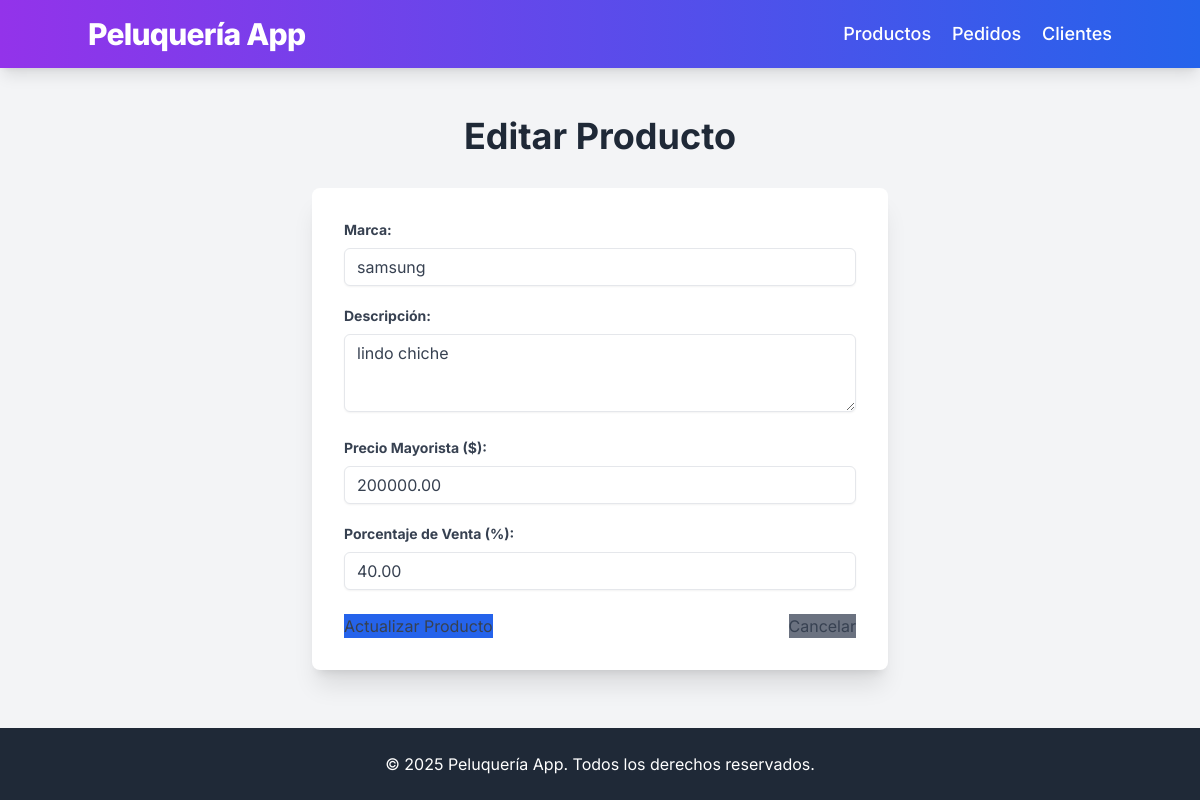
The page /products/edit/1 on the database its author committed.
### app/models.py (models this page shows, shortened)
class Product(db.Model):
    id = db.Column(db.Integer, primary_key=True)
    brand = db.Column(db.String(100), nullable=False) # Marca del producto
    description = db.Column(db.String(255), nullable=False) # Descripción del producto
    wholesale_price = db.Column(db.Float, nullable=False) # Precio mayorista por unidad
    sale_percentage = db.Column(db.Float, nullable=False) # Porcentaje de venta (ej: 20 para 20%)
    total_sale_price = db.Column(db.Float, nullable=False) # Precio total de venta (calculado)
    order_items = db.relationship('OrderItem', backref='product', lazy=True)

### app/routes.py (the view, shortened to what this page needs)
@app.route('/products/edit/<int:product_id>', methods=['GET', 'POST'])
def edit_product(product_id):
    product = Product.query.get_or_404(product_id)
    return render_template('add_edit_product.html', product=product, title='Editar Producto')

### run.py (called while the page is built)
@app.context_processor
def inject_current_year():
    return {'current_year': datetime.now(UTC).year}

### app/templates/add_edit_product.html
{% extends 'layout.html' %}
{% block content %}
<h1 class="text-4xl font-bold text-center mb-8 text-gray-800">{{ title }}</h1>
<div class="max-w-xl mx-auto bg-white p-8 rounded-lg shadow-xl">
    <form method="POST">
        <div class="mb-5">
            <label for="brand" class="block text-gray-700 text-sm font-bold mb-2">Marca:</label>
            <input type="text" id="brand" name="brand" value="{{ product.brand if product else '' }}"
                   class="shadow-sm appearance-none border rounded-md w-full py-2 px-3 text-gray-700 leading-tight focus:outline-none focus:ring-2 focus:ring-blue-400 focus:border-transparent"
                   required>
        </div>
        <div class="mb-5">
            <label for="description" class="block text-gray-700 text-sm font-bold mb-2">Descripción:</label>
            <textarea id="description" name="description" rows="3"
                      class="shadow-sm appearance-none border rounded-md w-full py-2 px-3 text-gray-700 leading-tight focus:outline-none focus:ring-2 focus:ring-blue-400 focus:border-transparent"
                      required>{{ product.description if product else '' }}</textarea>
        </div>
        <div class="mb-5">
            <label for="wholesale_price" class="block text-gray-700 text-sm font-bold mb-2">Precio Mayorista ($):</label>
            <input type="number" step="0.01" id="wholesale_price" name="wholesale_price"
                   value="{{ '%.2f' | format(product.wholesale_price) if product else '' }}"
                   class="shadow-sm appearance-none border rounded-md w-full py-2 px-3 text-gray-700 leading-tight focus:outline-none focus:ring-2 focus:ring-blue-400 focus:border-transparent"
                   required min="0">
        </div>
        <div class="mb-6">
            <label for="sale_percentage" class="block text-gray-700 text-sm font-bold mb-2">Porcentaje de Venta (%):</label>
            <input type="number" step="0.01" id="sale_percentage" name="sale_percentage"
                   value="{{ '%.2f' | format(product.sale_percentage) if product else '' }}"
                   class="shadow-sm appearance-none border rounded-md w-full py-2 px-3 text-gray-700 leading-tight focus:outline-none focus:ring-2 focus:ring-blue-400 focus:border-transparent"
                   required min="0">
        </div>
        <div class="flex items-center justify-between">
            <button type="submit" class="btn bg-blue-600 hover:bg-blue-700">
                {{ 'Actualizar Producto' if product else 'Agregar Producto' }}
            </button>
            <a href="{{ url_for('products') }}" class="btn bg-gray-500 hover:bg-gray-600">Cancelar</a>
        </div>
    </form>
</div>
{% endblock %}

### app/templates/layout.html (style rules this page uses)
body { font-family: 'Inter', sans-serif; background-color: #f3f4f6; color: #374151; }
input[type="text"], input[type="number"], input[type="date"], select, textarea { @apply shadow-sm appearance-none border rounded w-full py-2 px-3 text-gray-700 leading-tight focus:outline-none focus:shadow-outline transition duration-150 ease-in-out; }
button[type="submit"], .btn { @apply bg-blue-600 hover:bg-blue-700 text-white font-bold py-2 px-4 rounded-md shadow-md transition duration-200 ease-in-out; }

### rows shown on the page
Product: brand "samsung", description "lindo chiche", wholesale_price "200000.00", sale_percentage "40.00"

### other values the page prints
{{ title }} "Editar Producto"
{{ 'Actualizar Producto' if product else 'Agregar Producto' }} "Actualizar Producto"
